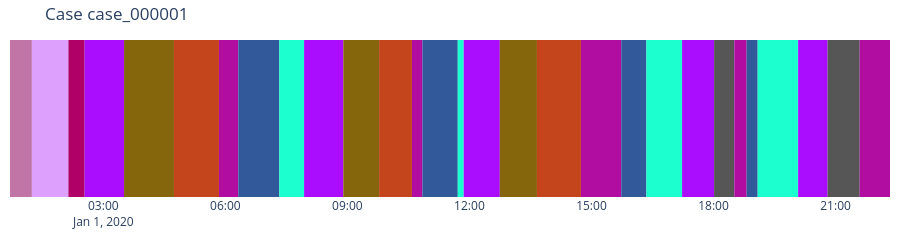

This figure's notebook cell:
### Code cell
# One case's trajectory through the states
case = result.trajectories["case:concept:name"].iloc[1]
sub = result.trajectories[result.trajectories["case:concept:name"] == case]
kairo.plot_trajectory(sub["time:timestamp"], sub["state_id"].to_numpy(), result.states,
                      title=f"Case {case}").show()

### Figure 1 — Plotly figure (JSON) as saved in the notebook; plotly's stock layout.template omitted (floating-point values rounded to 4 significant figures)
{"data": [{"hoverinfo": "x+text", "marker": {"opacity": 0, "size": 20}, "mode": "markers", "showlegend": false, "text": ["S20<br>dominant: a", "S10<br>dominant: b", "S22<br>dominant: c", "S0<br>dominant: e", "S2<br>dominant: f", "S9<br>dominant: g", "S19<br>dominant: a", "S12<br>dominant: b", "S17<br>dominant: c", "S0<br>dominant: e", "S2<br>dominant: f", "S9<br>dominant: g", "S19<br>dominant: a", "S12<br>dominant: b", "S17<br>dominant: c", "S0<br>dominant: e", "S2<br>dominant: f", "S9<br>dominant: g", "S19<br>dominant: a", "S12<br>dominant: b", "S17<br>dominant: c", "S0<br>dominant: e", "S4<br>dominant: g", "S19<br>dominant: a", "S12<br>dominant: b", "S17<br>dominant: c", "S0<br>dominant: e", "S4<br>dominant: g", "S19<br>dominant: a"], "type": "scatter", "x": ["2020-01-01T00:58:32.168371+00:00", "2020-01-01T01:41:37.276332+00:00", "2020-01-01T02:20:31.145360+00:00", "2020-01-01T03:01:32.531694+00:00", "2020-01-01T04:07:25.064034+00:00", "2020-01-01T05:17:24.212680+00:00", "2020-01-01T06:04:52.470342+00:00", "2020-01-01T06:49:20.851399+00:00", "2020-01-01T07:37:51.015766+00:00", "2020-01-01T08:25:05.073397+00:00", "2020-01-01T09:20:24.155458+00:00", "2020-01-01T10:11:01.135829+00:00", "2020-01-01T10:42:57.835894+00:00", "2020-01-01T11:16:44.999673+00:00", "2020-01-01T11:47:13.060053+00:00", "2020-01-01T12:18:13.686015+00:00", "2020-01-01T13:12:13.238387+00:00", "2020-01-01T14:12:02.223364+00:00", "2020-01-01T15:14:12.250645+00:00", "2020-01-01T16:02:27.687238+00:00", "2020-01-01T16:47:19.185773+00:00", "2020-01-01T17:37:16.349092+00:00", "2020-01-01T18:15:48.433696+00:00", "2020-01-01T18:39:46.353379+00:00", "2020-01-01T18:56:57.742139+00:00", "2020-01-01T19:34:59.380687+00:00", "2020-01-01T20:26:36.045723+00:00", "2020-01-01T21:11:56.841155+00:00", "2020-01-01T21:57:56.474385+00:00"], "y": [0.5, 0.5, 0.5, 0.5, 0.5, 0.5, 0.5, 0.5, 0.5, 0.5, 0.5, 0.5, 0.5, 0.5, 0.5, 0.5, 0.5, 0.5, 0.5, 0.5, 0.5, 0.5, 0.5, 0.5, 0.5, 0.5, 0.5, 0.5, 0.5]}], "layout": {"height": 180, "margin": {"b": 10, "l": 10, "r": 10, "t": 40}, "shapes": [{"fillcolor": "#C075A6", "layer": "below", "line": {"width": 0}, "type": "rect", "x0": "2020-01-01T00:42:24.222719+00:00", "x1": "2020-01-01T01:14:40.114024+00:00", "y0": 0, "y1": 1}, {"fillcolor": "#DEA0FD", "layer": "below", "line": {"width": 0}, "type": "rect", "x0": "2020-01-01T01:14:40.114024+00:00", "x1": "2020-01-01T02:08:34.438640+00:00", "y0": 0, "y1": 1}, {"fillcolor": "#B00068", "layer": "below", "line": {"width": 0}, "type": "rect", "x0": "2020-01-01T02:08:34.438640+00:00", "x1": "2020-01-01T02:32:27.852080+00:00", "y0": 0, "y1": 1}, {"fillcolor": "#AA0DFE", "layer": "below", "line": {"width": 0}, "type": "rect", "x0": "2020-01-01T02:32:27.852080+00:00", "x1": "2020-01-01T03:30:37.211309+00:00", "y0": 0, "y1": 1}, {"fillcolor": "#85660D", "layer": "below", "line": {"width": 0}, "type": "rect", "x0": "2020-01-01T03:30:37.211309+00:00", "x1": "2020-01-01T04:44:12.916759+00:00", "y0": 0, "y1": 1}, {"fillcolor": "#C4451C", "layer": "below", "line": {"width": 0}, "type": "rect", "x0": "2020-01-01T04:44:12.916759+00:00", "x1": "2020-01-01T05:50:35.508601+00:00", "y0": 0, "y1": 1}, {"fillcolor": "#B10DA1", "layer": "below", "line": {"width": 0}, "type": "rect", "x0": "2020-01-01T05:50:35.508601+00:00", "x1": "2020-01-01T06:19:09.432084+00:00", "y0": 0, "y1": 1}, {"fillcolor": "#325A9B", "layer": "below", "line": {"width": 0}, "type": "rect", "x0": "2020-01-01T06:19:09.432084+00:00", "x1": "2020-01-01T07:19:32.270714+00:00", "y0": 0, "y1": 1}, {"fillcolor": "#1CFFCE", "layer": "below", "line": {"width": 0}, "type": "rect", "x0": "2020-01-01T07:19:32.270714+00:00", "x1": "2020-01-01T07:56:09.760819+00:00", "y0": 0, "y1": 1}, {"fillcolor": "#AA0DFE", "layer": "below", "line": {"width": 0}, "type": "rect", "x0": "2020-01-01T07:56:09.760819+00:00", "x1": "2020-01-01T08:54:00.385975+00:00", "y0": 0, "y1": 1}, {"fillcolor": "#85660D", "layer": "below", "line": {"width": 0}, "type": "rect", "x0": "2020-01-01T08:54:00.385975+00:00", "x1": "2020-01-01T09:46:47.924942+00:00", "y0": 0, "y1": 1}, {"fillcolor": "#C4451C", "layer": "below", "line": {"width": 0}, "type": "rect", "x0": "2020-01-01T09:46:47.924942+00:00", "x1": "2020-01-01T10:35:14.346717+00:00", "y0": 0, "y1": 1}, {"fillcolor": "#B10DA1", "layer": "below", "line": {"width": 0}, "type": "rect", "x0": "2020-01-01T10:35:14.346717+00:00", "x1": "2020-01-01T10:50:41.325072+00:00", "y0": 0, "y1": 1}, {"fillcolor": "#325A9B", "layer": "below", "line": {"width": 0}, "type": "rect", "x0": "2020-01-01T10:50:41.325072+00:00", "x1": "2020-01-01T11:42:48.674275+00:00", "y0": 0, "y1": 1}, {"fillcolor": "#1CFFCE", "layer": "below", "line": {"width": 0}, "type": "rect", "x0": "2020-01-01T11:42:48.674275+00:00", "x1": "2020-01-01T11:51:37.445831+00:00", "y0": 0, "y1": 1}, {"fillcolor": "#AA0DFE", "layer": "below", "line": {"width": 0}, "type": "rect", "x0": "2020-01-01T11:51:37.445831+00:00", "x1": "2020-01-01T12:44:49.926199+00:00", "y0": 0, "y1": 1}, {"fillcolor": "#85660D", "layer": "below", "line": {"width": 0}, "type": "rect", "x0": "2020-01-01T12:44:49.926199+00:00", "x1": "2020-01-01T13:39:36.550575+00:00", "y0": 0, "y1": 1}, {"fillcolor": "#C4451C", "layer": "below", "line": {"width": 0}, "type": "rect", "x0": "2020-01-01T13:39:36.550575+00:00", "x1": "2020-01-01T14:44:27.896154+00:00", "y0": 0, "y1": 1}, {"fillcolor": "#B10DA1", "layer": "below", "line": {"width": 0}, "type": "rect", "x0": "2020-01-01T14:44:27.896154+00:00", "x1": "2020-01-01T15:43:56.605136+00:00", "y0": 0, "y1": 1}, {"fillcolor": "#325A9B", "layer": "below", "line": {"width": 0}, "type": "rect", "x0": "2020-01-01T15:43:56.605136+00:00", "x1": "2020-01-01T16:20:58.769341+00:00", "y0": 0, "y1": 1}, {"fillcolor": "#1CFFCE", "layer": "below", "line": {"width": 0}, "type": "rect", "x0": "2020-01-01T16:20:58.769341+00:00", "x1": "2020-01-01T17:13:39.602206+00:00", "y0": 0, "y1": 1}, {"fillcolor": "#AA0DFE", "layer": "below", "line": {"width": 0}, "type": "rect", "x0": "2020-01-01T17:13:39.602206+00:00", "x1": "2020-01-01T18:00:53.095979+00:00", "y0": 0, "y1": 1}, {"fillcolor": "#565656", "layer": "below", "line": {"width": 0}, "type": "rect", "x0": "2020-01-01T18:00:53.095979+00:00", "x1": "2020-01-01T18:30:43.771414+00:00", "y0": 0, "y1": 1}, {"fillcolor": "#B10DA1", "layer": "below", "line": {"width": 0}, "type": "rect", "x0": "2020-01-01T18:30:43.771414+00:00", "x1": "2020-01-01T18:48:48.935344+00:00", "y0": 0, "y1": 1}, {"fillcolor": "#325A9B", "layer": "below", "line": {"width": 0}, "type": "rect", "x0": "2020-01-01T18:48:48.935344+00:00", "x1": "2020-01-01T19:05:06.548935+00:00", "y0": 0, "y1": 1}, {"fillcolor": "#1CFFCE", "layer": "below", "line": {"width": 0}, "type": "rect", "x0": "2020-01-01T19:05:06.548935+00:00", "x1": "2020-01-01T20:04:52.212440+00:00", "y0": 0, "y1": 1}, {"fillcolor": "#AA0DFE", "layer": "below", "line": {"width": 0}, "type": "rect", "x0": "2020-01-01T20:04:52.212440+00:00", "x1": "2020-01-01T20:48:19.879007+00:00", "y0": 0, "y1": 1}, {"fillcolor": "#565656", "layer": "below", "line": {"width": 0}, "type": "rect", "x0": "2020-01-01T20:48:19.879007+00:00", "x1": "2020-01-01T21:35:33.803304+00:00", "y0": 0, "y1": 1}, {"fillcolor": "#B10DA1", "layer": "below", "line": {"width": 0}, "type": "rect", "x0": "2020-01-01T21:35:33.803304+00:00", "x1": "2020-01-01T22:20:19.145467+00:00", "y0": 0, "y1": 1}], "title": {"text": "Case case_000001"}, "xaxis": {"range": ["2020-01-01T00:42:24.222719+00:00", "2020-01-01T22:20:19.145467+00:00"], "showgrid": false, "type": "date"}, "yaxis": {"range": [0, 1], "visible": false}}}
